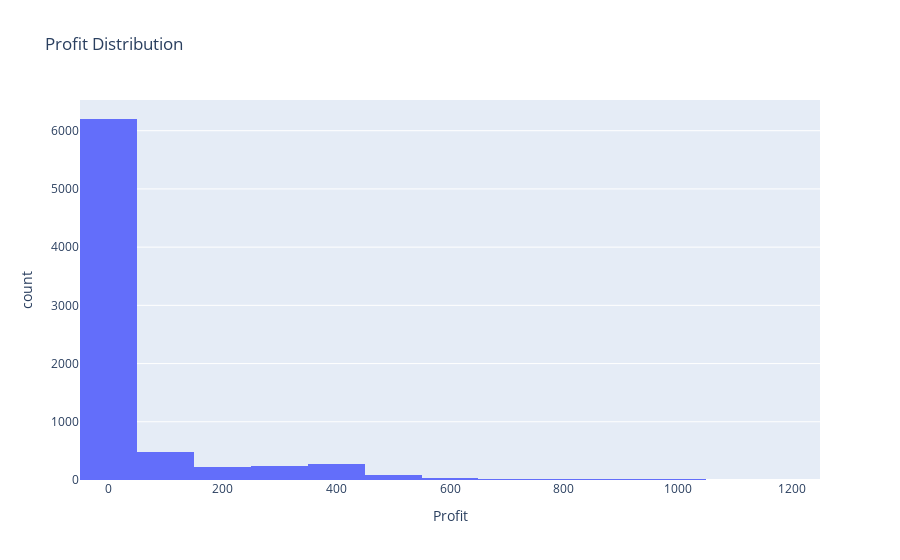

This figure's notebook cell:
### Markdown cell above
##### Profit Distribution across Trades
- Calculate and visualize the distribution of profits across all trades. This provides insights into the consistency and variability of returns.

### Code cell
profit_dist = px.histogram(
    control_df, 
    x='profit', 
    nbins=20, 
    title='Profit Distribution', 
    labels={'profit': 'Profit', 'count':'Frequency'})

profit_dist.show()

### Figure 1 — Plotly figure (JSON) as saved in the notebook; plotly's stock layout.template omitted (floating-point values rounded to 4 significant figures; data arrays with more than 128 entries replaced by an {"elided": "..."} marker saying what was removed)
{"data": [{"alignmentgroup": "True", "bingroup": "x", "hovertemplate": "Profit=%{x}<br>count=%{y}<extra></extra>", "legendgroup": "", "marker": {"color": "#636efa", "pattern": {"shape": ""}}, "name": "", "nbinsx": 20, "offsetgroup": "", "orientation": "v", "showlegend": false, "type": "histogram", "x": {"elided": "7613 float values"}, "xaxis": "x", "yaxis": "y"}], "layout": {"barmode": "relative", "legend": {"tracegroupgap": 0}, "title": {"text": "Profit Distribution"}, "xaxis": {"anchor": "y", "domain": [0, 1], "title": {"text": "Profit"}}, "yaxis": {"anchor": "x", "domain": [0, 1], "title": {"text": "count"}}}}
